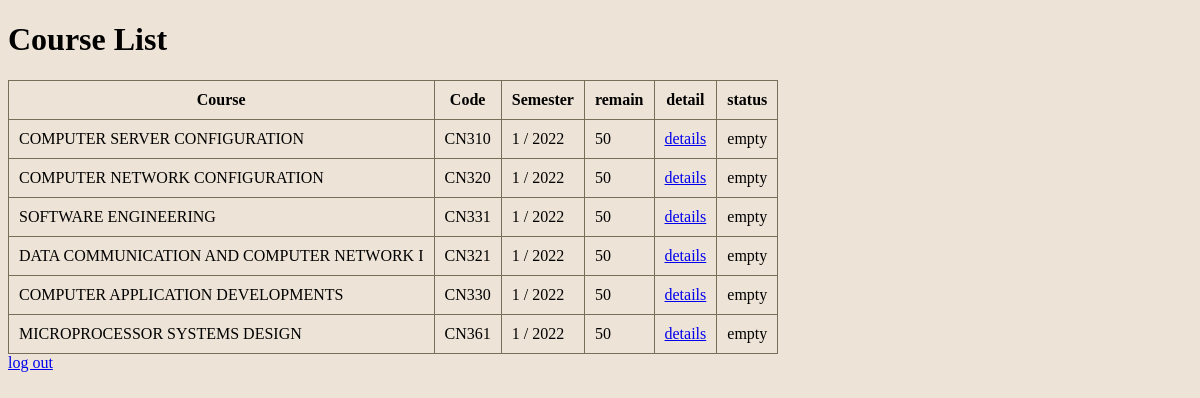
Page /course/ on the earlier database version.
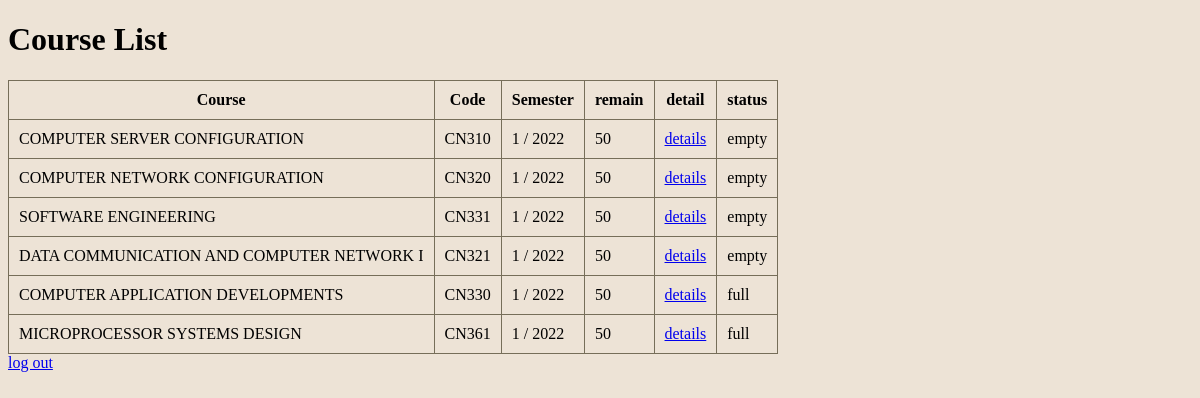
Same page on the later database version.
### course/models.py (models this page shows)
class Course(models.Model):
    course = models.CharField(max_length=64)
    course_code = models.CharField(max_length=64)
    seat_quota = models.IntegerField()
    detail = models.CharField(max_length=500)
    semester = models.CharField(max_length=100)
    status = models.BooleanField()
    def __str__(self):
        return f"{self.course_code}"

### course/views.py (the view)
# urls.py: path('', views.index, name='index'),
def index(request):
    courses = Course.objects.all()
    print(courses)
    return render(request, 'course/index.html', {
        'courses' : courses
    })

### course/templates/course/index.html (shortened to what this page needs)
{% extends 'course/layout.html' %}
{% block body %}
<h1>Course List</h1>
<table>
    <tr>
      <th>Course</th>
      <th>Code</th>
      <th>Semester</th>
      <th>remain</th>
      <th>detail</th>
      <th>status</th>
    </tr>
    {% for course in courses %}
    <tr>
      <td>{{ course.course }}</td>
      <td>{{ course.course_code }}</td>
      <td>{{ course.semester }} / 2022</td>
      <td>{{ course.seat_quota }}</td>
      <td><a href="{% url 'course:detail' course.id %}">details</a></td>
      {% if course.status %}
      <td>empty</td>
      {% else %}
      <td>full</td>
      {% endif %}
    </tr>
    {% endfor %}
</table>
{% endblock %}

### course/templates/course/layout.html (shortened to what this page needs)
{% load static %}
<!DOCTYPE html>
<html lang="en">
<head>
    <link href ="{% static 'course/css/styles.css'%}" rel="stylesheet">
</head>
    <body>
        {% block body %}
        {% endblock %}
        <a href="{% url 'login'%}">log out</a>
    </body>
</html>

### course/templates/course/index.html (style rules this page uses)
* { box-sizing: border-box; background-color: rgb(237, 227, 214); }
table, td, th { border: 1px solid rgb(118, 110, 89); border-collapse: collapse; }
td, th { padding: 10px; }
tr:nth-child(even) { background-color: rgb(13, 43, 20); }
tr:nth-child(odd) { background-color: rgb(215, 222, 187); }

Differences in the rows shown:
changed Course "COMPUTER APPLICATION DEVELOPMENTS": status "empty" → "full"
changed Course "MICROPROCESSOR SYSTEMS DESIGN": status "empty" → "full"
